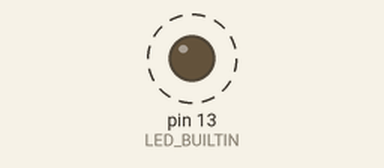
Simulated run of this sketch. Board: Arduino Uno, built with avr-gcc and run on an emulated ATmega328P. Shown: output pins drawn as LEDs (lit = HIGH). Dashed ring = blinking. What the sketch prints to the serial monitor is not drawn.

Above: at 0.4 s.
Timing chart, 0 to 3.0 s (numbered marks = the images above):
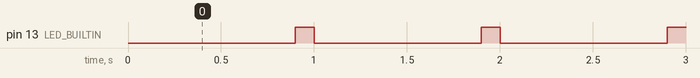

The sketch:

sketch_jul15a.ino
```cpp
const byte PACKAGE_ARM_LEFT = 0;
const byte PACKAGE_ARM_RIGHT = 1;
const unsigned int TEST_VALUE = 813;

void setup()
{
    Serial.begin(9600);
    pinMode(LED_BUILTIN, OUTPUT);
}

void loop()
{
    delay(900);
    digitalWrite(LED_BUILTIN, HIGH);

    // header
    Serial.write(0xff);
    Serial.write(0xff);

    Serial.write(PACKAGE_ARM_RIGHT);
    Serial.write(TEST_VALUE);
    Serial.write(TEST_VALUE >> 8);

    delay(100);

    digitalWrite(LED_BUILTIN, LOW);
}
```

Measured:
- by itself, pin 13 (LED_BUILTIN): alternates HIGH for 0.10 s and LOW for 0.90 s
